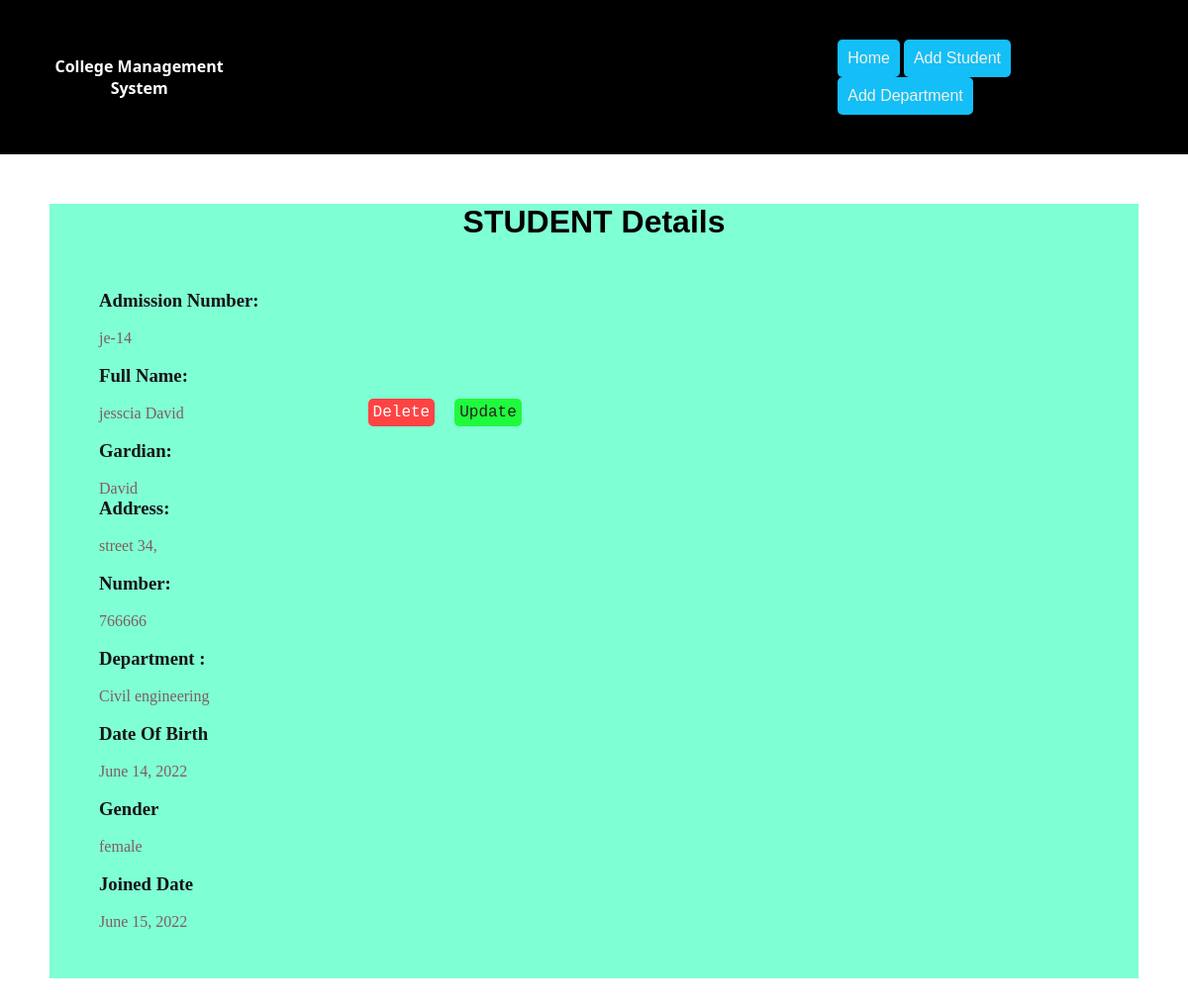
The page /16 on the database its author committed.
### mainapp/models.py (models this page shows, shortened)
class Students(models.Model):
    GENDER_CHOICES = (("m", "Male"), ("f", "Female"))
    admission_number = models.CharField(max_length=120)
    first_name = models.CharField(max_length=120)
    middle_name = models.CharField(max_length=120, blank=True)
    last_name = models.CharField(max_length=120)
    parent_name = models.CharField(max_length=120)
    address = models.TextField()
    number = models.IntegerField()
    department = models.ForeignKey(Department, on_delete=models.CASCADE)
    DOB = models.DateField()
    Joined_date = models.DateField(auto_now_add=True)
    gender = models.CharField(max_length=10, choices=GENDER_CHOICES)

class Department(models.Model):
    name = models.CharField(max_length=120)
    hod = models.CharField(max_length=100)
    def __str__(self):
        return self.name

### mainapp/views.py (the view)
# urls.py: path('<int:id>', Student_view.as_view(), name="stdview"),
class Student_view(DetailView):
    queryset = Students.objects.all()
    template_name = 'students_detail.html'
    def get_object(self):
        id = self.kwargs.get('id')
        return get_object_or_404(Students, id=id)

### mainapp/templates/students_detail.html
{% extends 'base.html' %}
{% block content %}
<h1 > STUDENT Details</h1>
<div class="container">
    <div class="profile">
    <h3>Admission Number:</h3><br>
    <p>{{students.admission_number}}</p><br>
    <h3>Full Name:</h3><br>
    <p>{{students.first_name}}&nbsp;{{students.last_name}}</p><br>
    <h3>Gardian:</h3><br>
    <p>{{students.parent_name}}
    <h3>Address:</h3><br>
    <p>{{students.address}}</p><br>
    <h3>Number:</h3><br>
    <p>{{students.number}}</p><br>
    <h3>Department :</h3><br>
    <p>{{students.department}}</p><br>
    <h3>Date Of Birth</h3><br>
    <p>{{students.DOB}}</p><br>
    <h3>Gender</h3><br>
    <p>{{students.gender}}</p><br>
    <h3>Joined Date</h3><br>
    <p>{{students.Joined_date }}</p><br>
</div>
<div class="move">
    <form action="{% url 'studapp:stddel' students.id %}" method="GET">
        <input class="del" type="submit" value="Delete">
    </form>
    <form action="{% url 'studapp:stdupd' students.id %}" method="GET">
        <input class="upd" type="submit" value="Update">
    </form>
</div>
</div>
{% endblock %}

### mainapp/static/style.css (style rules this page uses)
* { margin: 0; padding: 0; }
h1 { text-align:center ; font-family: 'Gill Sans', 'Gill Sans MT', Calibri, 'Trebuchet MS', sans-serif; }
.container { padding: 30px; display: flex; margin: 20px; }
form input,textarea { border: 1px solid rgb(12, 148, 238); border-radius: 5px; margin: 10px; padding: 5px; }
form input[type=submit] { background-color: rgb(20, 190, 247); border: none; font-family: 'Courier New', Courier, monospace; font-size: 1em ; border-radius: 5px; cursor: pointer; color: #fff; }
.profile { display: inline-block; }
.profile h3 { color: rgb(22, 21, 21); }
.profile p { color: rgb(128, 94, 93); }
.move { margin: 100px; display: flex; }
.move input { display: inline; }
.move .del { background-color: rgb(255, 67, 67); }
.move .upd { background-color: rgb(32, 250, 61); color: rgb(39, 33, 33); }

### rows shown on the page
Students: admission_number "je-14", first_name "jesscia", last_name "David", parent_name "David", address "street 34,", number "766666", department "Civil engineering", DOB "June 14, 2022", gender "female", Joined_date "June 15, 2022"
